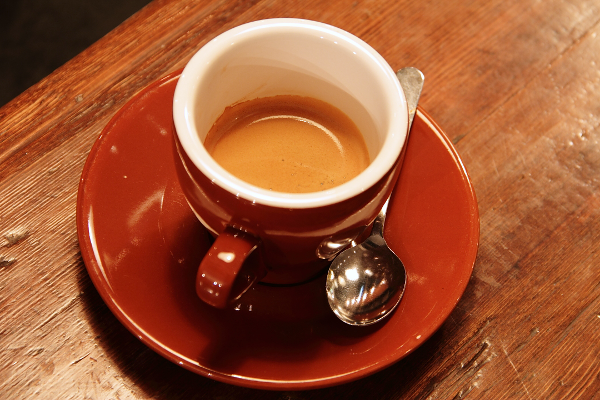
#> input picture skimage.data.coffee(), 600 x 400 px
$ python task6.py
#> lines starting #> are read from the running program, lines starting #| are printed output that depends on the picture
import cv2
import numpy as np
from skimage import data
from segmentation.topic_four.task1_2 import kmeans_segmentation
from segmentation.topic_four.task4 import dbscan_segmentation
from segmentation.topic_four.task5 import mean_shift_segmentation
import matplotlib.pyplot as plt


def convert_to_color_space(image, color_space):
    if color_space == 'RGB':
        return image
    elif color_space == 'Grayscale':
        return cv2.cvtColor(image, cv2.COLOR_RGB2GRAY)
    elif color_space == 'CIELab':
        return cv2.cvtColor(image, cv2.COLOR_RGB2LAB)
    elif color_space == 'CIELuv':
        return cv2.cvtColor(image, cv2.COLOR_RGB2LUV)
    else:
        raise ValueError("Unknown color space")


def plot_segmented_image(ax, segmented_image, color_space):
    if color_space == 'Grayscale':
        if segmented_image.dtype == np.float32 or segmented_image.dtype == np.float64:
            ax.imshow(segmented_image / 255.0, cmap='gray')
        else:
            ax.imshow(segmented_image, cmap='gray')
    elif color_space == 'RGB':
        if segmented_image.dtype == np.float32 or segmented_image.dtype == np.float64:
            ax.imshow(segmented_image / 255.0)
        else:
            ax.imshow(segmented_image)
    elif color_space == 'CIELab':
        segmented_rgb = cv2.cvtColor(segmented_image.astype(np.uint8), cv2.COLOR_LAB2RGB)
        ax.imshow(segmented_rgb)
    elif color_space == 'CIELuv':
        segmented_rgb = cv2.cvtColor(segmented_image.astype(np.uint8), cv2.COLOR_LUV2RGB)
        ax.imshow(segmented_rgb)


color_spaces = ['Grayscale', 'RGB', 'CIELab', 'CIELuv']
methods = ['DBSCAN', 'K-Means', 'Mean Shift']
images = [
    (data.coffee(), 'coffee'),
    (data.astronaut(), 'astronaut'),
    (data.chelsea(), 'chelsea')
]
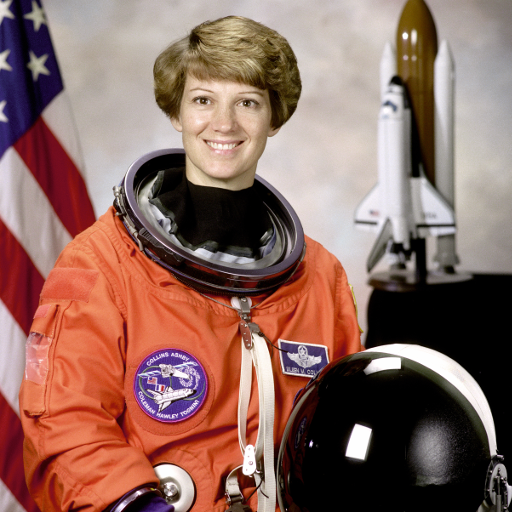
#> input picture skimage.data.astronaut(), 512 x 512 px
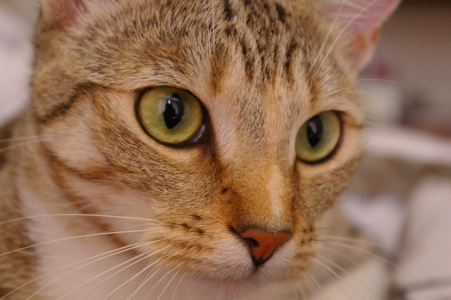
#> input picture skimage.data.chelsea(), 451 x 300 px

for img, img_name in images:
    image = getattr(data, img_name)()
    fig, axes = plt.subplots(3, 4, figsize=(16, 12))
    fig.suptitle(f'Сегментация изображения {img_name}', fontsize=16)
    for i, method in enumerate(methods):
        for j, color_space in enumerate(color_spaces):
            ax = axes[i, j]
            converted_image = convert_to_color_space(image, color_space)
            if method == 'K-Means':
                segmented_image = kmeans_segmentation(converted_image)
            elif method == 'Mean Shift':
                segmented_image = mean_shift_segmentation(converted_image)
            elif method == 'DBSCAN':
#> (the run stopped early here; a loop or call above may not have finished)
